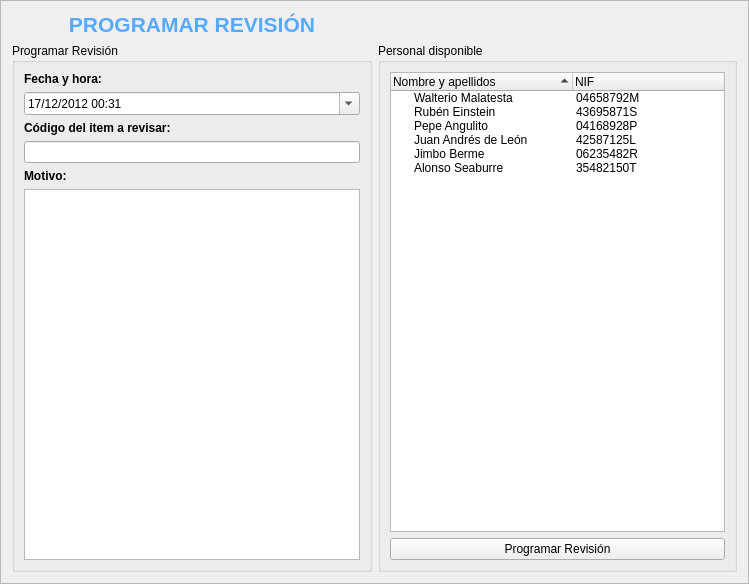
<?xml version="1.0" encoding="UTF-8"?>
<ui version="4.0">
 <class>FProgrevisionmaterial</class>
 <widget class="QFrame" name="FProgrevisionmaterial">
  <property name="geometry">
   <rect>
    <x>0</x>
    <y>0</y>
    <width>749</width>
    <height>584</height>
   </rect>
  </property>
  <property name="windowTitle">
   <string>Frame</string>
  </property>
  <property name="frameShape">
   <enum>QFrame::StyledPanel</enum>
  </property>
  <property name="frameShadow">
   <enum>QFrame::Raised</enum>
  </property>
  <layout class="QGridLayout" name="gridLayout_2">
   <item row="0" column="0">
    <widget class="QLabel" name="label_5">
     <property name="text">
      <string>&lt;html&gt;&lt;head/&gt;&lt;body&gt;&lt;p align=&quot;center&quot;&gt;&lt;span style=&quot; font-size:16pt; font-weight:600; color:#55aaff;&quot;&gt;PROGRAMAR REVISIÓN&lt;/span&gt;&lt;/p&gt;&lt;/body&gt;&lt;/html&gt;</string>
     </property>
    </widget>
   </item>
   <item row="1" column="0">
    <widget class="QGroupBox" name="groupBox">
     <property name="title">
      <string>Programar Revisión</string>
     </property>
     <layout class="QGridLayout" name="gridLayout">
      <item row="0" column="0">
       <widget class="QLabel" name="label">
        <property name="text">
         <string>&lt;html&gt;&lt;head/&gt;&lt;body&gt;&lt;p&gt;&lt;span style=&quot; font-size:9pt; font-weight:600;&quot;&gt;Fecha y hora:&lt;/span&gt;&lt;/p&gt;&lt;/body&gt;&lt;/html&gt;</string>
        </property>
       </widget>
      </item>
      <item row="1" column="0">
       <widget class="QDateTimeEdit" name="fechaOrigen">
        <property name="minimumSize">
         <size>
          <width>300</width>
          <height>0</height>
         </size>
        </property>
        <property name="dateTime">
         <datetime>
          <hour>0</hour>
          <minute>31</minute>
          <second>0</second>
          <year>2012</year>
          <month>12</month>
          <day>17</day>
         </datetime>
        </property>
        <property name="date">
         <date>
          <year>2012</year>
          <month>12</month>
          <day>17</day>
         </date>
        </property>
        <property name="time">
         <time>
          <hour>0</hour>
          <minute>31</minute>
          <second>0</second>
         </time>
        </property>
        <property name="currentSection">
         <enum>QDateTimeEdit::DaySection</enum>
        </property>
        <property name="displayFormat">
         <string>dd/MM/yyyy HH:mm</string>
        </property>
        <property name="calendarPopup">
         <bool>true</bool>
        </property>
       </widget>
      </item>
      <item row="2" column="0">
       <widget class="QLabel" name="label_3">
        <property name="text">
         <string>&lt;html&gt;&lt;head/&gt;&lt;body&gt;&lt;p&gt;&lt;span style=&quot; font-weight:600;&quot;&gt;Código del item a revisar:&lt;/span&gt;&lt;/p&gt;&lt;/body&gt;&lt;/html&gt;</string>
        </property>
        <property name="textFormat">
         <enum>Qt::RichText</enum>
        </property>
       </widget>
      </item>
      <item row="3" column="0">
       <widget class="QLineEdit" name="lineEdit"/>
      </item>
      <item row="4" column="0">
       <widget class="QLabel" name="label_4">
        <property name="text">
         <string>&lt;html&gt;&lt;head/&gt;&lt;body&gt;&lt;p&gt;&lt;span style=&quot; font-size:9pt; font-weight:600;&quot;&gt;Motivo:&lt;/span&gt;&lt;/p&gt;&lt;/body&gt;&lt;/html&gt;</string>
        </property>
       </widget>
      </item>
      <item row="5" column="0">
       <widget class="QPlainTextEdit" name="plainTextEdit"/>
      </item>
     </layout>
    </widget>
   </item>
   <item row="1" column="1">
    <widget class="QGroupBox" name="groupBox_2">
     <property name="title">
      <string>Personal disponible</string>
     </property>
     <layout class="QVBoxLayout" name="verticalLayout">
      <item>
       <widget class="QTreeWidget" name="treeWidget">
        <property name="tabKeyNavigation">
         <bool>false</bool>
        </property>
        <property name="dragEnabled">
         <bool>false</bool>
        </property>
        <property name="dragDropOverwriteMode">
         <bool>false</bool>
        </property>
        <property name="uniformRowHeights">
         <bool>false</bool>
        </property>
        <property name="sortingEnabled">
         <bool>true</bool>
        </property>
        <property name="animated">
         <bool>false</bool>
        </property>
        <property name="allColumnsShowFocus">
         <bool>false</bool>
        </property>
        <property name="wordWrap">
         <bool>false</bool>
        </property>
        <property name="headerHidden">
         <bool>false</bool>
        </property>
        <attribute name="headerDefaultSectionSize">
         <number>182</number>
        </attribute>
        <column>
         <property name="text">
          <string>Nombre y apellidos</string>
         </property>
        </column>
        <column>
         <property name="text">
          <string>NIF</string>
         </property>
        </column>
        <item>
         <property name="text">
          <string>Walterio Malatesta</string>
         </property>
         <property name="text">
          <string>04658792M</string>
         </property>
        </item>
        <item>
         <property name="text">
          <string>Rubén Einstein</string>
         </property>
         <property name="text">
          <string>43695871S</string>
         </property>
        </item>
        <item>
         <property name="text">
          <string>Pepe Angulito</string>
         </property>
         <property name="text">
          <string>04168928P</string>
         </property>
        </item>
        <item>
         <property name="text">
          <string>Juan Andrés de León</string>
         </property>
         <property name="text">
          <string>42587125L</string>
         </property>
        </item>
        <item>
         <property name="text">
          <string>Jimbo Berme</string>
         </property>
         <property name="text">
          <string>06235482R</string>
         </property>
        </item>
        <item>
         <property name="text">
          <string>Alonso Seaburre</string>
         </property>
         <property name="text">
          <string>35482150T</string>
         </property>
        </item>
       </widget>
      </item>
      <item>
       <widget class="QPushButton" name="pushButton">
        <property name="text">
         <string>Programar Revisión</string>
        </property>
       </widget>
      </item>
     </layout>
    </widget>
   </item>
  </layout>
 </widget>
 <resources/>
 <connections/>
</ui>
